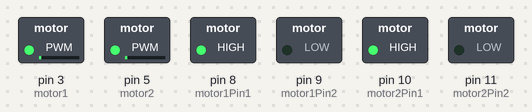
Recording of a sketch running on a simulated Arduino Uno, built with avr-gcc and run on an emulated ATmega328P. Parts: switched loads named in the sketch (green lamp = pin HIGH).

Above: at 0.1 s.
At 36.1 s:
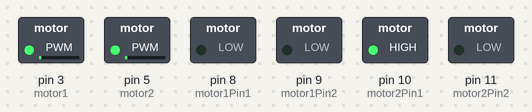
Timing chart, 0 to 38.5 s (numbered marks = the images above):
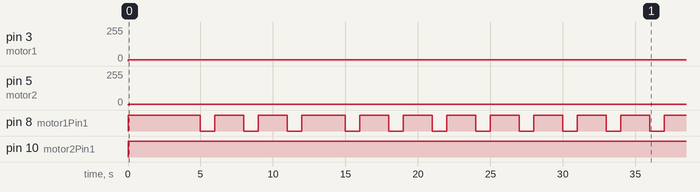

The sketch:

car.ino
```cpp
// Pins for directing power to the motor
const int motor1 = 3;
const int motor2 = 5;

// Pins for steering with the motors
const int motor1Pin1 = 8;
const int motor1Pin2 = 9;
const int motor2Pin1 = 10;
const int motor2Pin2 = 11;

// Keeping track of time
unsigned long currentMillis;  // what time is it now
unsigned long startMillis;    // time when we started
const int motorForwardinterval = 3000; // how long it should drive forward


void setup() {
  // put your setup code here, to run once:
  pinMode(motor1, OUTPUT);
  pinMode(motor2, OUTPUT);
  pinMode(motor1Pin1, OUTPUT);
  pinMode(motor1Pin2, OUTPUT);
  pinMode(motor2Pin1, OUTPUT);
  pinMode(motor2Pin2, OUTPUT);
  startMillis = millis();
}

// Time is spent on one side and one corner of the square
void loop() {
  // Recording current time
  currentMillis = millis();
  run_straight();

  // Checking if we spent the required interval to go forward
  if(currentMillis - startMillis >= motorForwardinterval){
    turn_right();
    startMillis = currentMillis; // reseting start time
  }

  //delay(1000);
}

// Both motors forward
void run_straight(){
 drive(HIGH, HIGH, LOW, LOW);
}

// Only one motor forward
void turn_right(){
  drive(LOW, HIGH, LOW, LOW);
}

// Function to play around with how the motors should work
void drive(int state1,int state2,int state3,int state4) {
  analogWrite(motor1, 10); // Low speed to limit sharp turns
  analogWrite(motor2, 5);

  digitalWrite(motor1Pin1, state1);
  digitalWrite(motor2Pin1, state2);

  digitalWrite(motor1Pin2, state3);
  digitalWrite(motor2Pin2, state4);


  delay(1000);
}
```

Measured:
- by itself, pin 3 (motor1): 0/255 → 10/255 at 0.00 s
- by itself, pin 5 (motor2): 0/255 → 5/255 at 0.00 s
- by itself, pin 8 (motor1Pin1): LOW → HIGH at 0.00 s, → LOW 5.0 s later, → HIGH 1.0 s later, → LOW 2.0 s later, … (23 changes in this stretch)
- by itself, pin 10 (motor2Pin1): LOW → HIGH at 0.00 s
